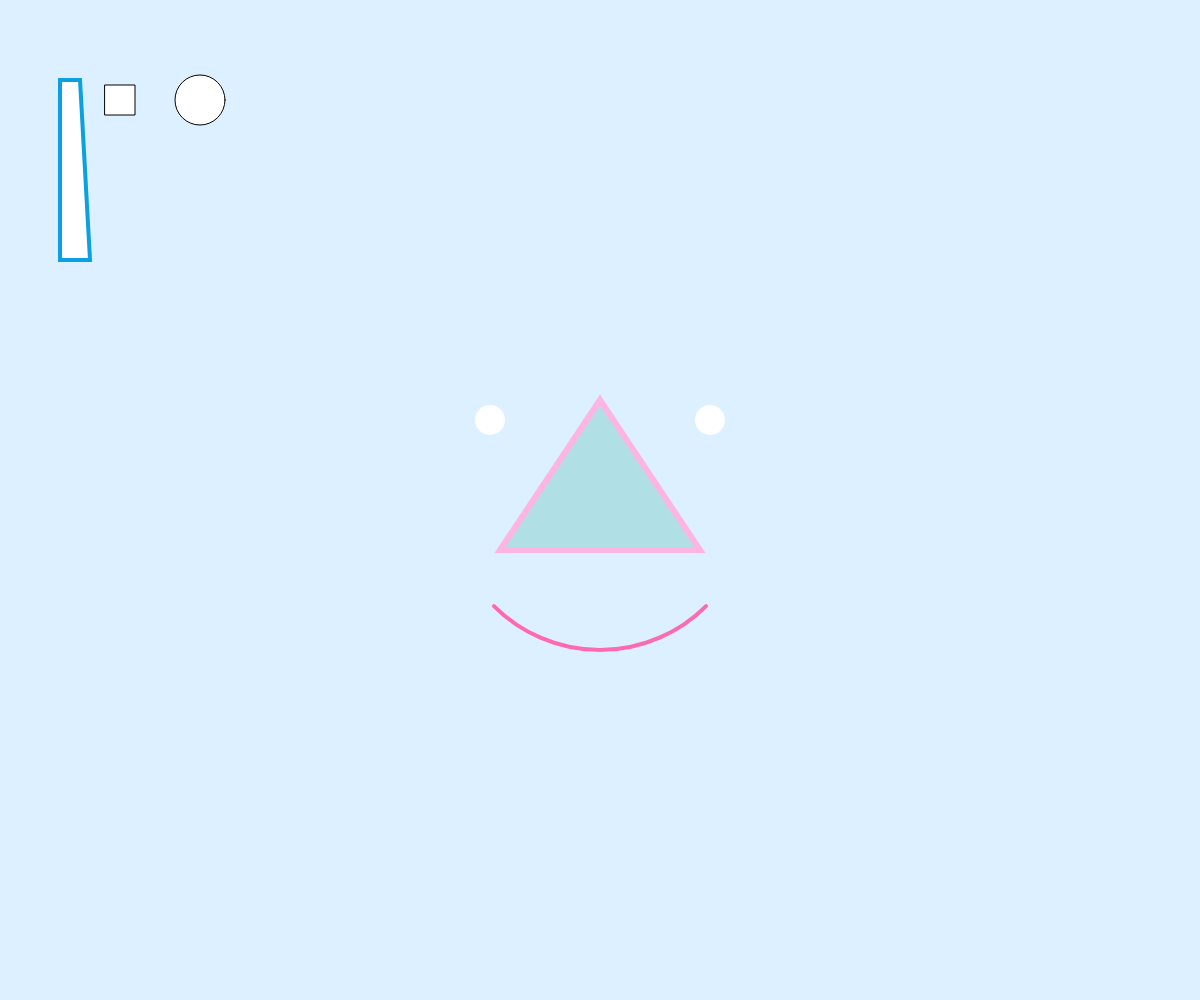
Frame 1 (no input)
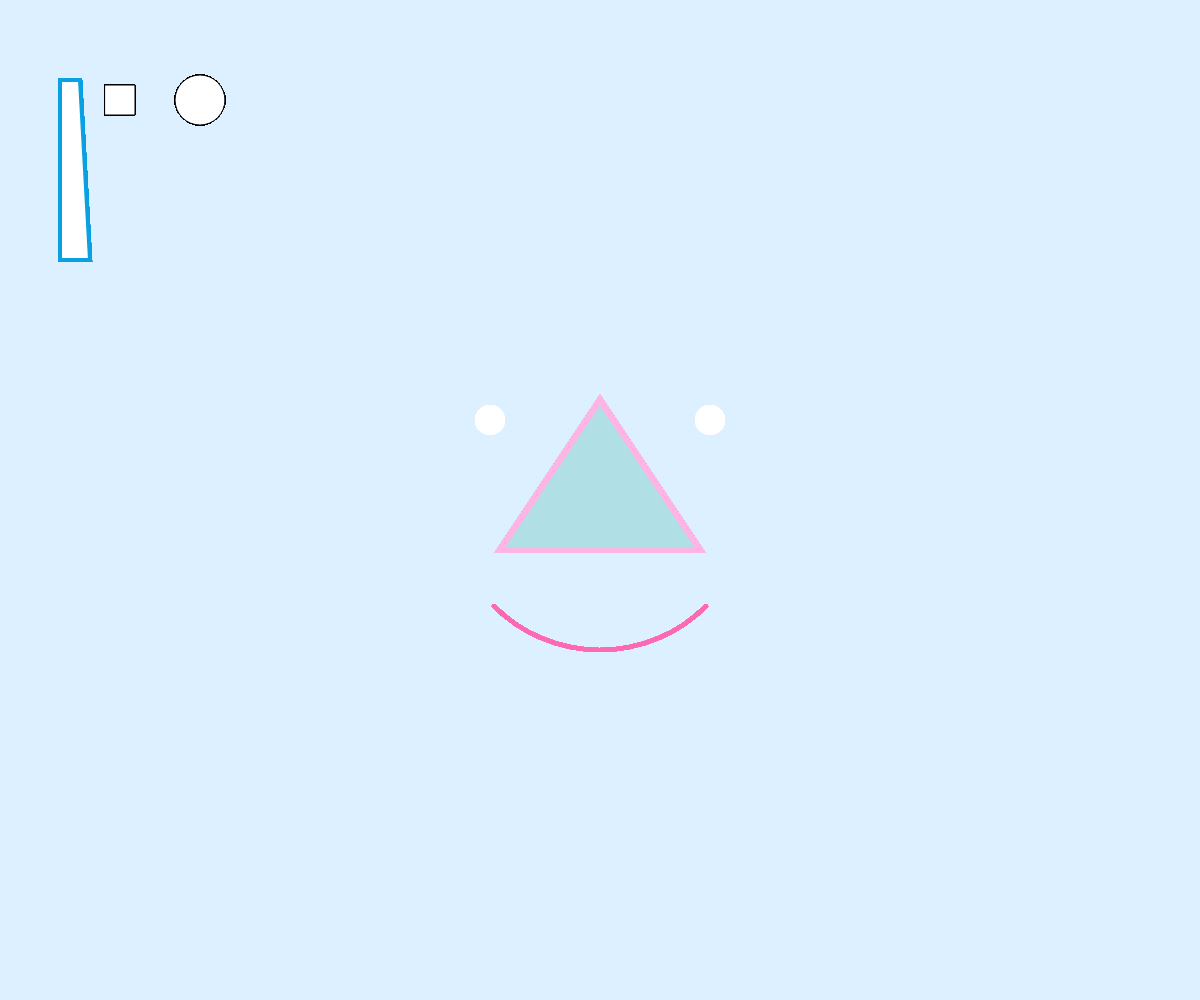
Frame 60 (no input)
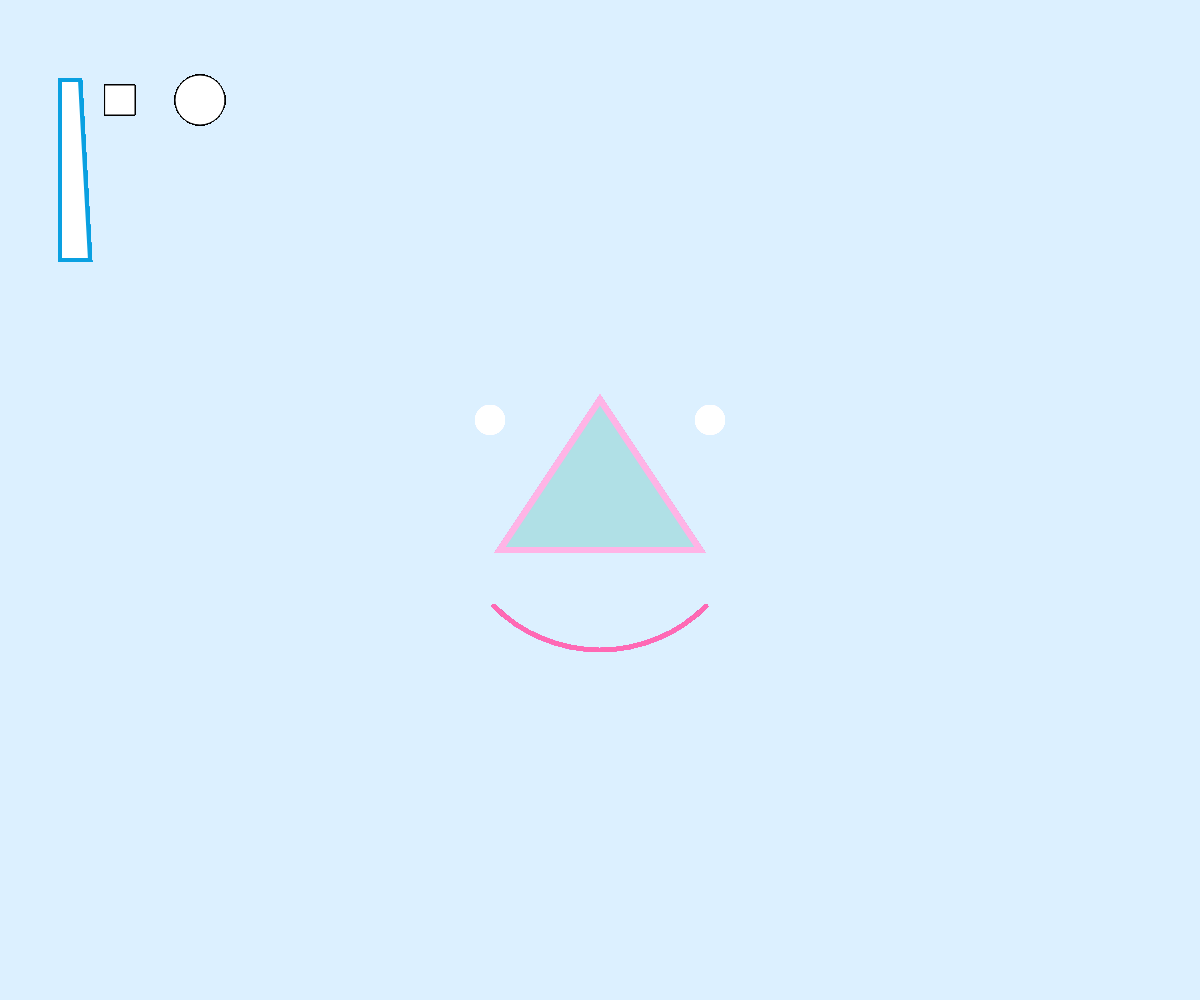
Frame 120 (the mouse pressed at the canvas centre since frame 60)

The p5.js sketch that drew these frames (run headless with seeded random() and noise() and a simulated clock; from frame 60 on, the mouse is pressed at the canvas centre):

// p5.js sketch
// ── sketch.js
let xPos
let yPos

function setup() {
    createCanvas(windowWidth, windowHeight);
    background(220, 240, 255);

    xPos = width / 2;
    yPos = height / 2;
}

function draw() {
    ellipse(200, 100, 50, 50);
    rectMode(CENTER);
    rect(120, 100, 30, 30);

  push();
    stroke(10, 160, 225);
    strokeWeight(4);
    quad(60, 80, 60, 260, 90, 260, 80, 80);
  pop();

  push();
    fill(176, 224, 230);
    stroke(255, 180, 230);
    strokeWeight(6);
    triangle(xPos, yPos - 100, xPos - 100, yPos + 50, xPos + 100, yPos + 50);
  pop();

  push();
  noFill();
  stroke(255, 105, 180);
  strokeWeight(4);
  arc(xPos, yPos, 300, 300, radians(45), radians(135), OPEN);
  pop();

  push();
   stroke(500);
   strokeWeight(30);
   point(xPos-110, yPos-80);
  
   stroke(500);
   strokeWeight(30);
   point(xPos+110, yPos-80);
  pop();

}
